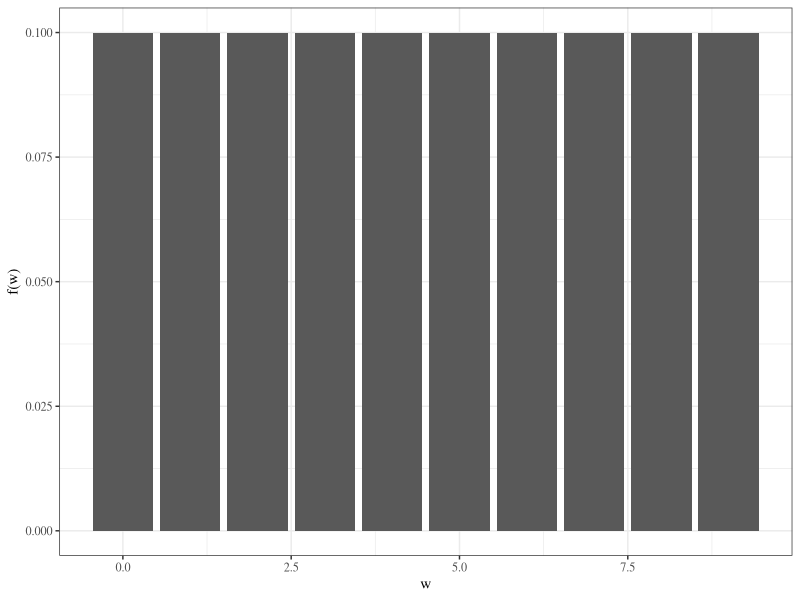
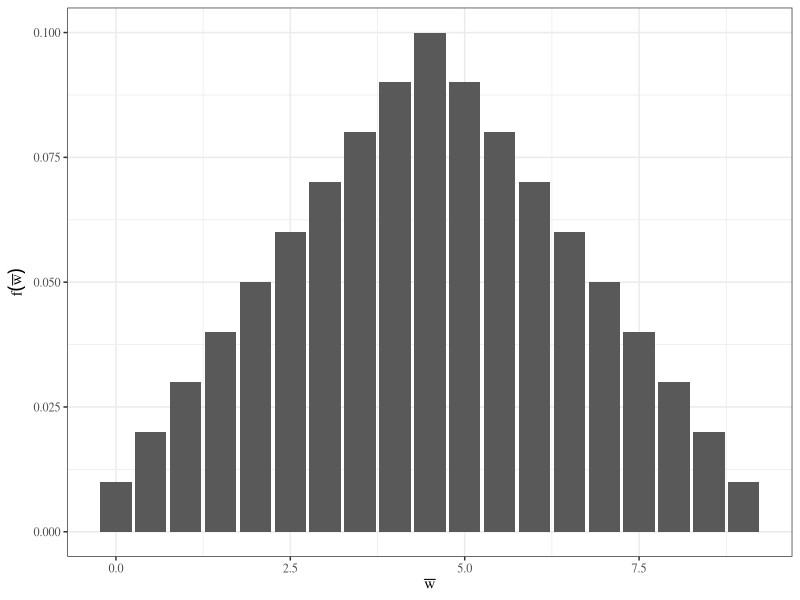

Write R code to recreate these figures, in order.
## ---- chunk 1
library(knitr)
library(tidyverse)
library(xtable)
library(MASS)
knitr::opts_chunk$set(echo=FALSE, message=FALSE, warning=FALSE, fig.height = 2)
theme_set(theme_bw(base_family = "serif"))
set.seed(305)
## ---- chunk 2
hook_output = knit_hooks$get('output')
knit_hooks$set(output = function(x, options) {
  # this hook is used only when the linewidth option is not NULL
  if (!is.null(n <- options$linewidth)) {
    x = knitr:::split_lines(x)
    # any lines wider than n should be wrapped
    if (any(nchar(x) > n)) x = strwrap(x, width = n)
    x = paste(x, collapse = '\n')
  }
  hook_output(x, options)
})
## ---- chunk 3
w <- 0:9
f <- rep(1/length(w), length(w))
ggplot() + 
  geom_bar(aes(w, f), stat = "identity") +
  ylab("f(w)")
## ---- chunk 4
w1 <- w2 <- 0:9
probs <- matrix(rep(0, length(w1)^2), nrow = length(w1))
for(i in seq_along(w1)) {
  for(j in seq_along(w2)) {
    probs[i, j] <- f[i]*f[j]
  }
}
expand.grid(w1 = w1, w2 = w2) %>%
  mutate(w_bar = .5*(w1 + w2),
         f = as.numeric(probs)) %>%
  group_by(w_bar) %>%
  summarise(f = sum(f)) -> w_bar_dsn
w_bar_dsn %>%
  rename(`$\\overline{w}$` = w_bar,
         `$f(\\overline{w})$` = f) -> w_bar_dsn_tab
## ---- chunk 5
w_bar_dsn %>%
  ggplot() +
  geom_bar(aes(w_bar, f), stat = "identity") +
  xlab(expression(bar(w))) + ylab(expression(f(bar(w))))
## ---- chunk 6
w <- 0:9
library(gganimate)
get_means <- function(i) {
  samps <- matrix(sample(w, size = 1000*i, replace = TRUE), nrow = 1000)
  apply(samps, 1, mean)
}
data.frame(iter = 1:40) %>%
  group_by(iter) %>%
  do(data.frame(means = get_means(.$iter))) -> clt
data.frame(iter = 1:40) %>%
  group_by(iter) %>%
  do(data.frame(x = seq(0, 9, length.out = 200))) %>%
  mutate(f = dnorm(x, 4.5, sqrt(8.25/iter))) -> norm_approx
p <- ggplot(clt, aes(frame = factor(iter))) +
  geom_density(aes(means), colour = "blue", fill = "blue", alpha = 0.1) +
  geom_line(aes(x, f), data = norm_approx)
#gganimate(p, filename = "images/clt_animate.mp4", interval = .2)
